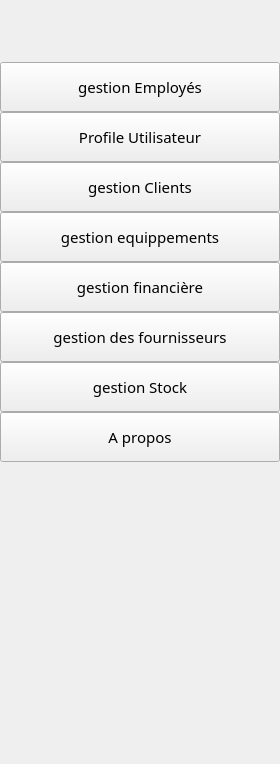
   <widget class="QWidget" name="sidebarWidget" native="true">
    <property name="geometry">
     <rect>
      <x>0</x>
      <y>0</y>
      <width>280</width>
      <height>764</height>
     </rect>
    </property>
    <property name="minimumSize">
     <size>
      <width>280</width>
      <height>0</height>
     </size>
    </property>
    <property name="maximumSize">
     <size>
      <width>280</width>
      <height>16777215</height>
     </size>
    </property>
    <property name="styleSheet">
     <string notr="true">QWidget#sidebarWidget {
    background-color: #F1F8F4;      /* Light green background */
    border-right: 1px solid #C8E6C9; /* Soft green border */
}

QWidget#sidebarWidget QPushButton {
    text-align: left;
    padding: 16px 24px;
    border: none;
    background-color: transparent;
    color: #1f2937;                 /* Dark text for readability */
    font-weight: 400;
    font-family: 'Poppins', 'Segoe UI', Arial, sans-serif;
    letter-spacing: 0.5px;
    border-radius: 0;
    margin: 0;
    border-left: 3px solid transparent;
}

/* Hover */
QWidget#sidebarWidget QPushButton:hover {
    background-color: #E8F5E9;
    color: #2E7D32;
    border-left: 3px solid #2E7D32;
}

/* Pressed */
QWidget#sidebarWidget QPushButton:pressed {
    background-color: #C8E6C9;
    color: #1B5E20;
    border-left: 3px solid #1B5E20;
}

/* Checked / Active */
QWidget#sidebarWidget QPushButton[checked=&quot;true&quot;] {
    background-color: #E8F5E9;
    color: #2E7D32;
    border-left: 3px solid #2E7D32;
    font-weight: 500;
}
</string>
    </property>
    <layout class="QVBoxLayout" name="sidebarLayout">
     <property name="spacing">
      <number>0</number>
     </property>
     <property name="leftMargin">
      <number>0</number>
     </property>
     <property name="topMargin">
      <number>12</number>
     </property>
     <property name="rightMargin">
      <number>0</number>
     </property>
     <property name="bottomMargin">
      <number>12</number>
     </property>
     <item>
      <widget class="QLabel" name="sidebarLogo">
       <property name="minimumSize">
        <size>
         <width>0</width>
         <height>0</height>
        </size>
       </property>
       <property name="maximumSize">
        <size>
         <width>240</width>
         <height>60</height>
        </size>
       </property>
       <property name="styleSheet">
        <string notr="true">QLabel {
    background-color: transparent;
    border: none;
    padding: 8px;
    margin: 0px 10px;
}</string>
       </property>
       <property name="scaledContents">
        <bool>true</bool>
       </property>
       <property name="alignment">
        <set>Qt::AlignmentFlag::AlignCenter</set>
       </property>
      </widget>
     </item>
     <item>
      <spacer name="verticalSpacer_3">
       <property name="orientation">
        <enum>Qt::Orientation::Vertical</enum>
       </property>
       <property name="sizeType">
        <enum>QSizePolicy::Policy::Fixed</enum>
       </property>
       <property name="sizeHint" stdset="0">
        <size>
         <width>20</width>
         <height>20</height>
        </size>
       </property>
      </spacer>
     </item>
     <item>
      <widget class="QPushButton" name="employerBtn">
       <property name="minimumSize">
        <size>
         <width>0</width>
         <height>50</height>
        </size>
       </property>
       <property name="font">
        <font>
         <family>Poppins</family>
         <pointsize>11</pointsize>
         <bold>false</bold>
        </font>
       </property>
       <property name="text">
        <string>gestion Employés</string>
       </property>
       <property name="checkable">
        <bool>true</bool>
       </property>
       <property name="checked">
        <bool>false</bool>
       </property>
       <property name="autoExclusive">
        <bool>true</bool>
       </property>
      </widget>
     </item>
     <item>
      <widget class="QPushButton" name="profileBtn">
       <property name="minimumSize">
        <size>
         <width>0</width>
         <height>50</height>
        </size>
       </property>
       <property name="font">
        <font>
         <family>Poppins</family>
         <pointsize>11</pointsize>
         <bold>false</bold>
        </font>
       </property>
       <property name="text">
        <string>Profile Utilisateur</string>
       </property>
       <property name="checkable">
        <bool>true</bool>
       </property>
       <property name="autoExclusive">
        <bool>true</bool>
       </property>
      </widget>
     </item>
     <item>
      <widget class="QPushButton" name="clientsBtn">
       <property name="minimumSize">
        <size>
         <width>0</width>
         <height>50</height>
        </size>
       </property>
       <property name="font">
        <font>
         <family>Poppins</family>
         <pointsize>11</pointsize>
         <bold>false</bold>
        </font>
       </property>
       <property name="text">
        <string>gestion Clients</string>
       </property>
       <property name="checkable">
        <bool>true</bool>
       </property>
       <property name="autoExclusive">
        <bool>true</bool>
       </property>
      </widget>
     </item>
     <item>
      <widget class="QPushButton" name="equipmentBtn">
       <property name="minimumSize">
        <size>
         <width>0</width>
         <height>50</height>
        </size>
       </property>
       <property name="font">
        <font>
         <family>Poppins</family>
         <pointsize>11</pointsize>
         <bold>false</bold>
        </font>
       </property>
       <property name="text">
        <string>gestion equippements</string>
       </property>
       <property name="checkable">
        <bool>true</bool>
       </property>
       <property name="autoExclusive">
        <bool>true</bool>
       </property>
      </widget>
     </item>
     <item>
      <widget class="QPushButton" name="financeBtn">
       <property name="minimumSize">
        <size>
         <width>0</width>
         <height>50</height>
        </size>
       </property>
       <property name="font">
        <font>
         <family>Poppins</family>
         <pointsize>11</pointsize>
         <bold>false</bold>
        </font>
       </property>
       <property name="text">
        <string>gestion financière</string>
       </property>
       <property name="checkable">
        <bool>true</bool>
       </property>
       <property name="autoExclusive">
        <bool>true</bool>
       </property>
      </widget>
     </item>
     <item>
      <widget class="QPushButton" name="fournisseursBtn">
       <property name="minimumSize">
        <size>
         <width>0</width>
         <height>50</height>
        </size>
       </property>
       <property name="font">
        <font>
         <family>Poppins</family>
         <pointsize>11</pointsize>
         <bold>false</bold>
        </font>
       </property>
       <property name="text">
        <string>gestion des fournisseurs</string>
       </property>
       <property name="checkable">
        <bool>true</bool>
       </property>
       <property name="autoExclusive">
        <bool>true</bool>
       </property>
      </widget>
     </item>
     <item>
      <widget class="QPushButton" name="stockBtn">
       <property name="minimumSize">
        <size>
         <width>0</width>
         <height>50</height>
        </size>
       </property>
       <property name="font">
        <font>
         <family>Poppins</family>
         <pointsize>11</pointsize>
         <bold>false</bold>
        </font>
       </property>
       <property name="text">
        <string>gestion Stock</string>
       </property>
       <property name="checkable">
        <bool>true</bool>
       </property>
       <property name="autoExclusive">
        <bool>true</bool>
       </property>
      </widget>
     </item>
     <item>
      <widget class="QPushButton" name="AproposBtn">
       <property name="minimumSize">
        <size>
         <width>0</width>
         <height>50</height>
        </size>
       </property>
       <property name="font">
        <font>
         <family>Poppins</family>
         <pointsize>11</pointsize>
         <bold>false</bold>
        </font>
       </property>
       <property name="text">
        <string>A propos</string>
       </property>
       <property name="checkable">
        <bool>true</bool>
       </property>
       <property name="autoExclusive">
        <bool>true</bool>
       </property>
      </widget>
     </item>
     <item>
      <spacer name="verticalSpacer_2">
       <property name="orientation">
        <enum>Qt::Orientation::Vertical</enum>
       </property>
       <property name="sizeType">
        <enum>QSizePolicy::Policy::Fixed</enum>
       </property>
       <property name="sizeHint" stdset="0">
        <size>
         <width>20</width>
         <height>20</height>
        </size>
       </property>
      </spacer>
     </item>
     <item>
      <spacer name="verticalSpacer">
       <property name="orientation">
        <enum>Qt::Orientation::Vertical</enum>
       </property>
       <property name="sizeHint" stdset="0">
        <size>
         <width>20</width>
         <height>40</height>
        </size>
       </property>
      </spacer>
     </item>
    </layout>
   </widget>
